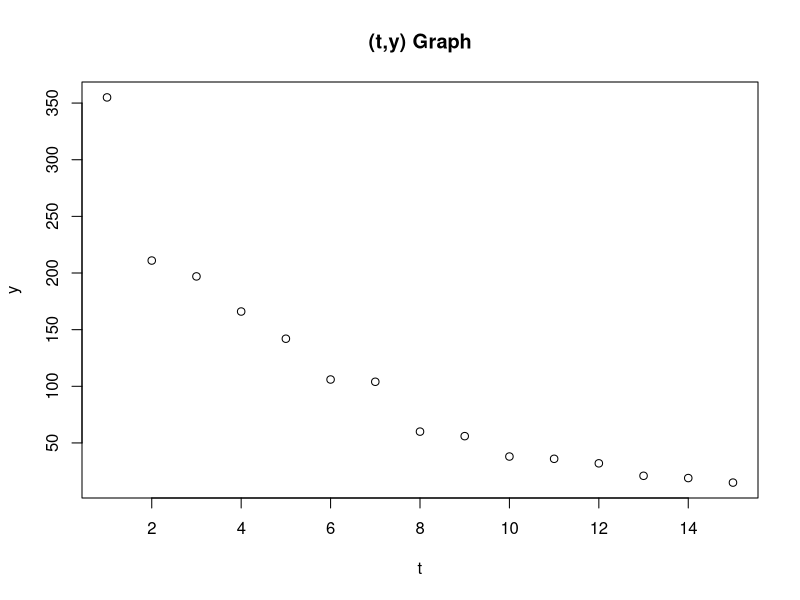
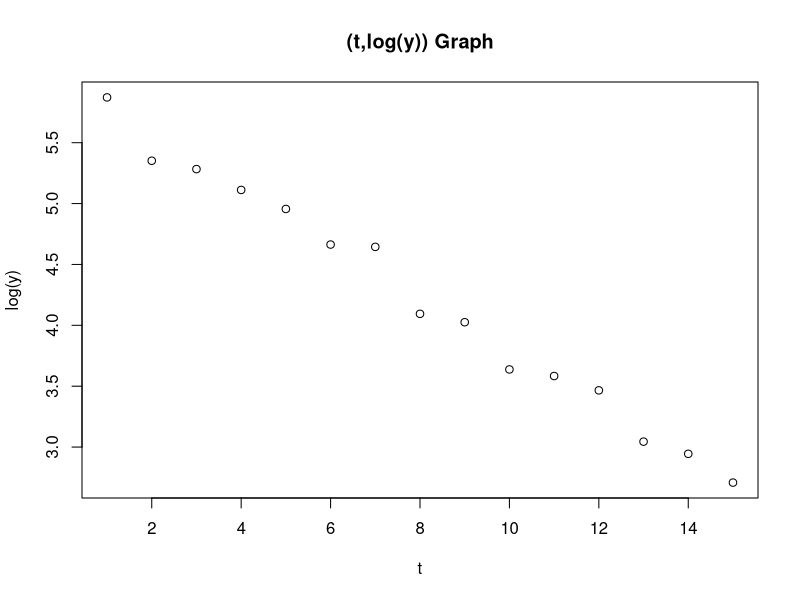
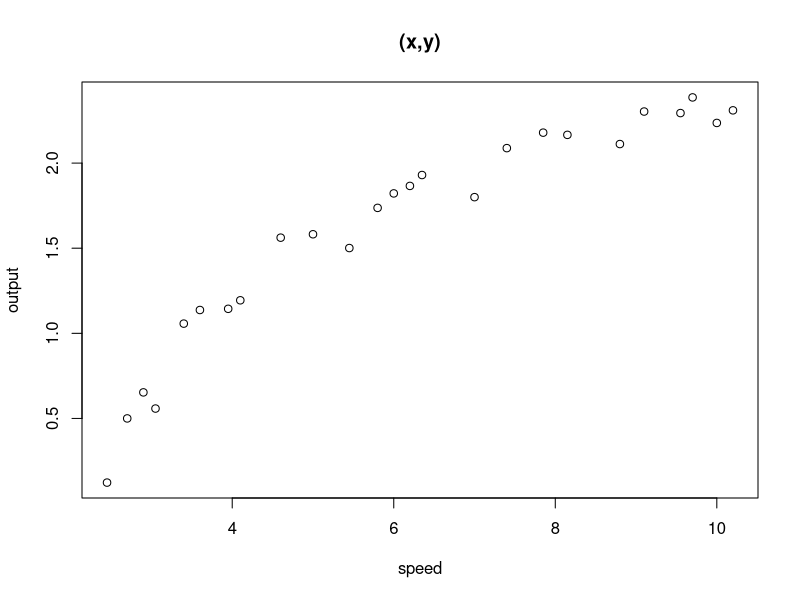
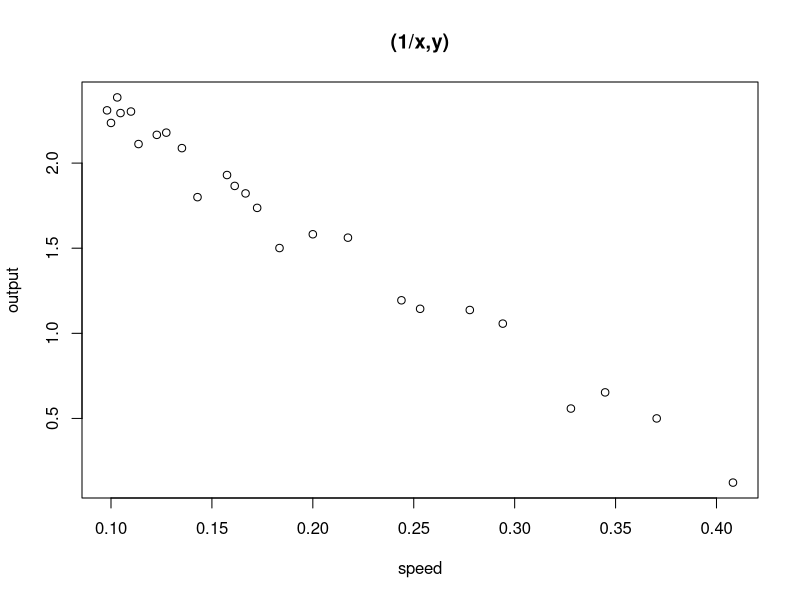
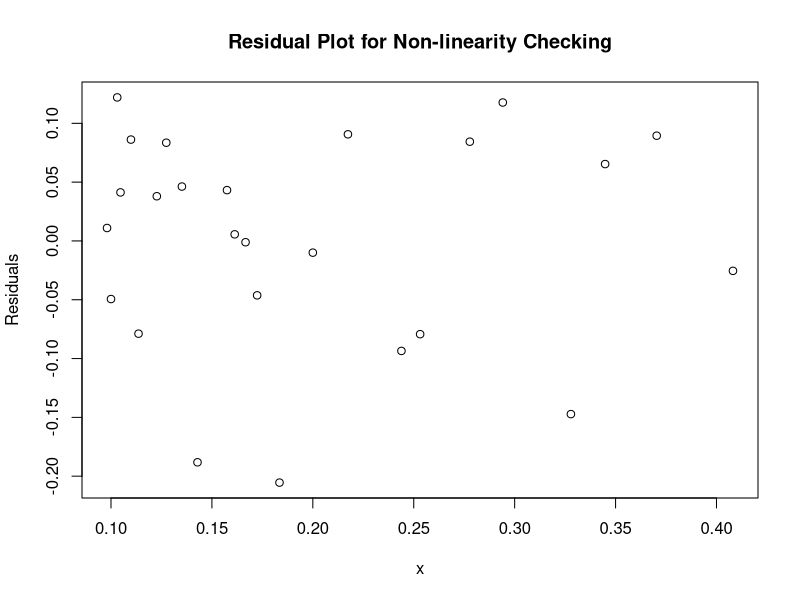
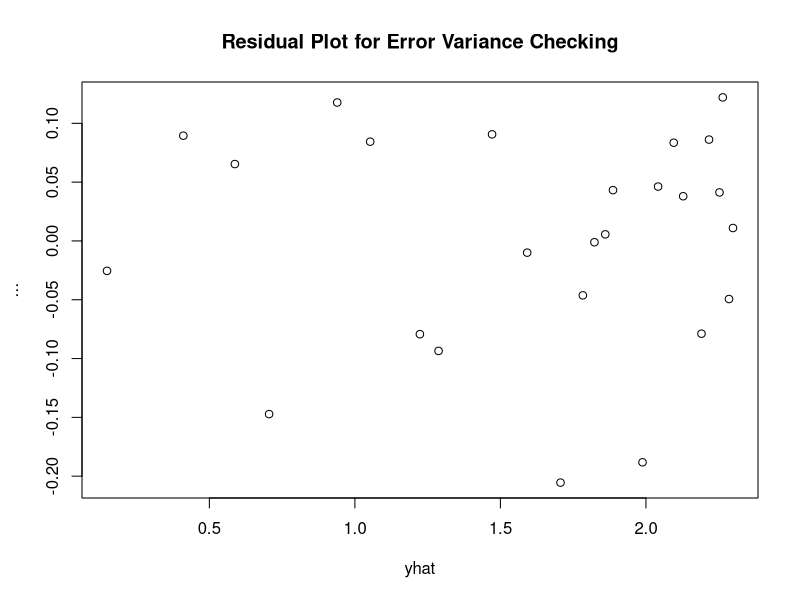
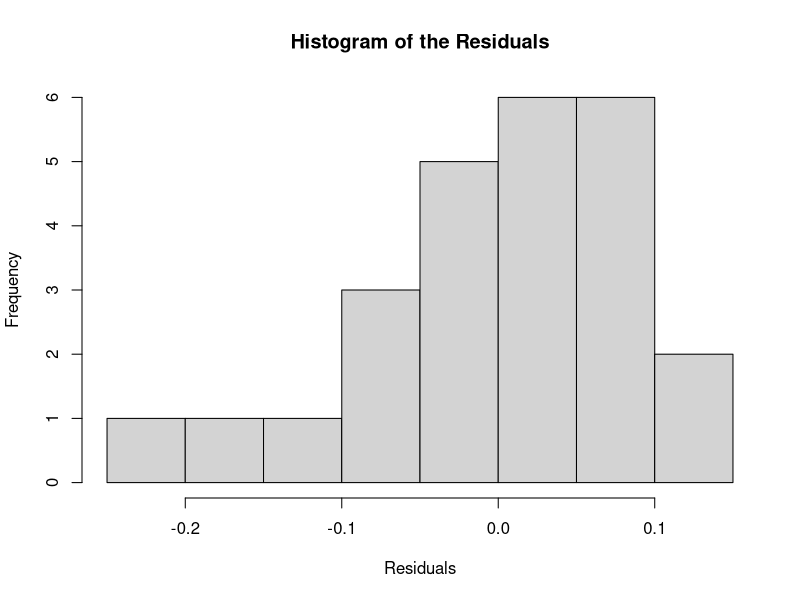
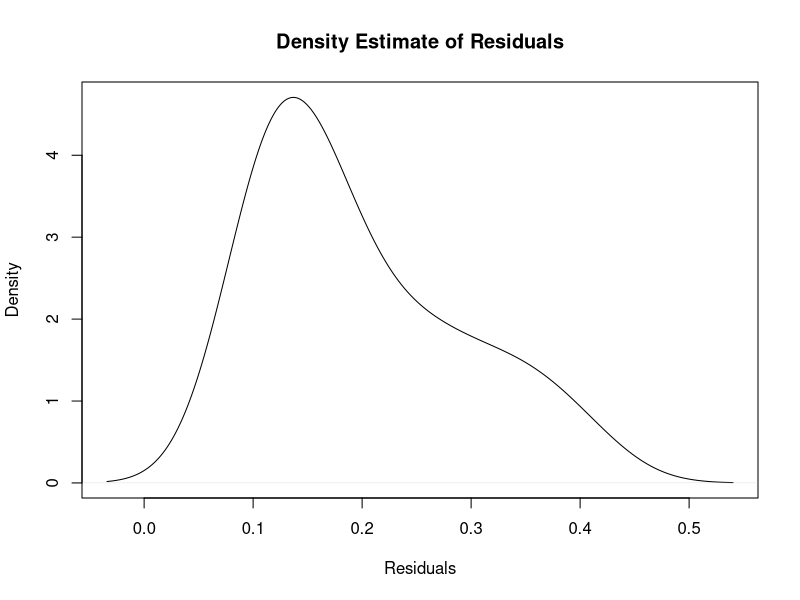

Generate these figures, in order, with R:
getwd()
setwd("/Users/samuel/Desktop/stats/212/Homeworks/Data")

data <- read.table("BacteriaDeath.txt", header = TRUE)

t <- data[, 1]
y_t <- data[, 2]

#(t,y) Graph
plot(x = t, y = y_t, xlab = "t", ylab = "y", main = "(t,y) Graph")

#(t, log(y)) graph
y_log <- log(y_t)
plot(x = t, y = y_log, xlab = "t", ylab = "log(y)", main = "(t,log(y)) Graph")

lm_fit <- lm(y_log~t)
summary(lm_fit)
#equation: log(y) = 5.9732 - 0.2184t
# solving for y = e^(5.9732 - 0.2184t)

data <- read.table("WindSpeed.txt", header = TRUE)
output <- data[,1]
speed <- data[,2]

plot(x = speed,  y= output, xlab = "speed",  ylab= "output", main = "(x,y)")

speed2 <- 1 / (data[,2])
plot(x = speed2,  y= output, xlab = "speed",  ylab= "output", main = "(1/x,y)")

lim_fit <-lm(output~speed2)
resid <-lim_fit$residuals
predict<-lim_fit$fitted.values

plot(speed2, resid, xlab="x", ylab="Residuals", main = "Residual Plot for Non-linearity Checking")
plot(predict, resid,xlab="yhat", ylab="...", main ="Residual Plot for Error Variance Checking")

hist(resid,xlab ="Residuals", main = "Histogram of the Residuals")
plot(density(speed2), xlab = "Residuals", ylab = "Density", main = "Density Estimate of Residuals") #density estimator
qqnorm(resid) #normal quantile plot


#equation: y = 2.9789 -6.935/x





